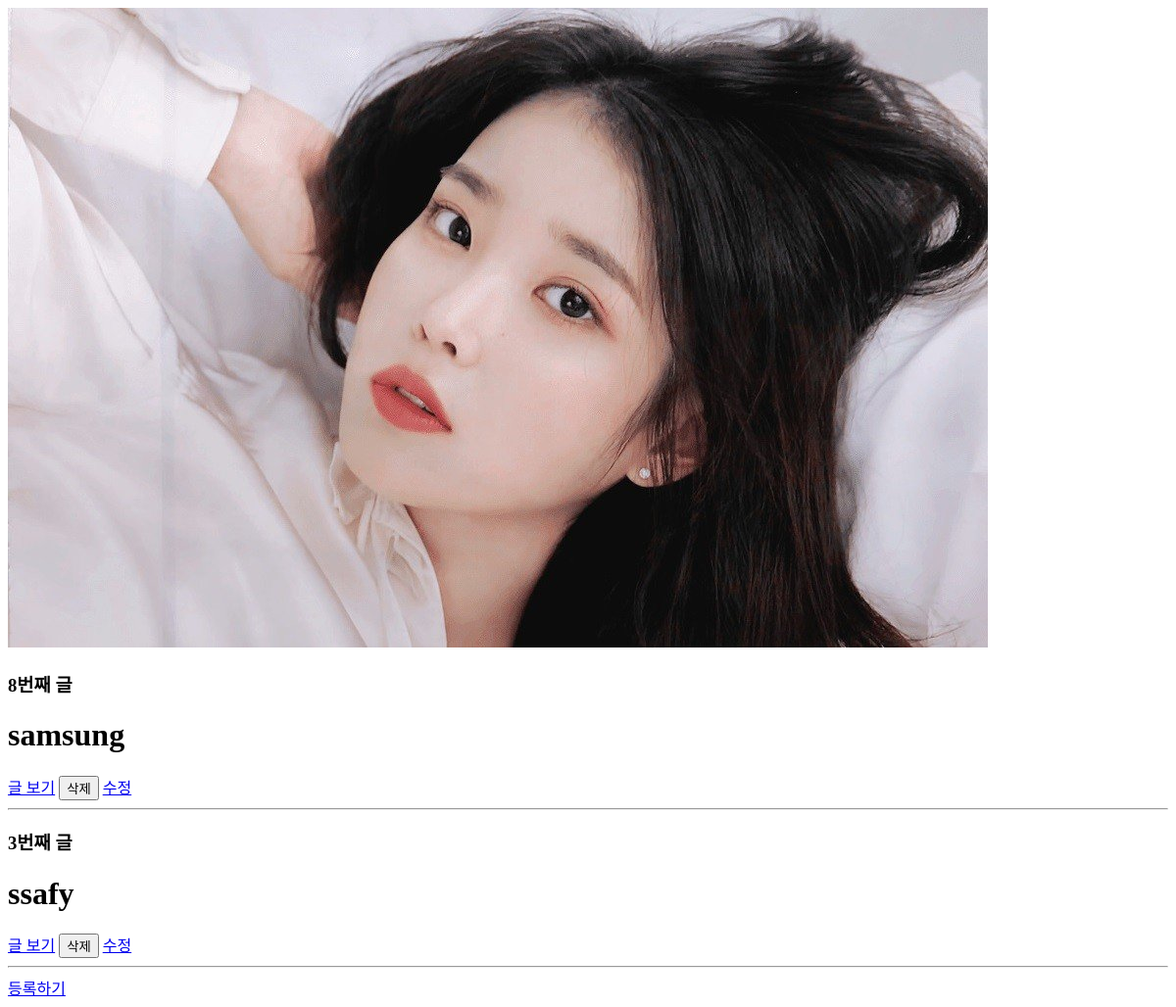
/boards/, run on an earlier commit of the app's database.
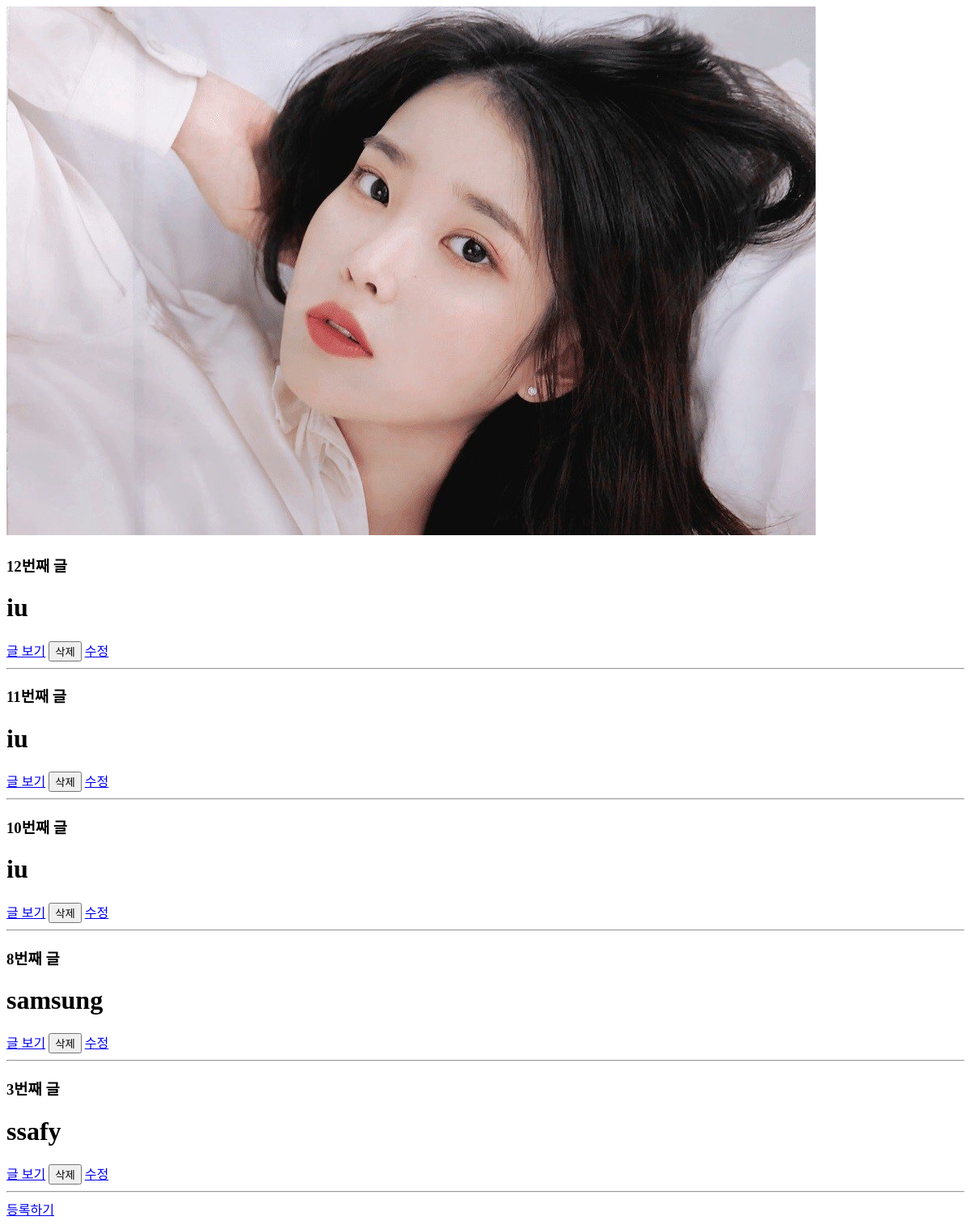
And on a later commit of the database.
### boards/models.py (models this page shows, shortened)
class Board(models.Model):
    title = models.CharField(max_length=30)
    content = models.TextField()
    image = models.ImageField(blank=True)
    created_at = models.DateTimeField(auto_now_add=True)
    updated_at = models.DateTimeField(auto_now=True)

### boards/views.py (the view)
# urls.py: path('', views.index, name='index'), # boards:index
def index(request):
    contents = Board.objects.order_by('-id')
    return render(request, 'boards/index.html', {'contents': contents})

### boards/templates/boards/index.html (shortened to what this page needs)
{% extends 'boards/base.html' %}
{% load static %}
{% block body %}
<img src="{% static 'iu.jpg' %}">
    {% for board in contents %}
        <h3>{{ board.pk }}번째 글</h3>
        <h1>{{ board.title }}</h1>
        <a href="{% url 'boards:detail' board.pk %}">글 보기</a>
        <form action="{% url 'boards:delete' board.pk %}" method="POST" style="display: inline" onsubmit="return confirm('삭제할거야?')">
            <input type="submit" value="삭제">
        </form>
        <a href="{% url 'boards:edit' board.pk %}">수정</a>
        <hr>
    {% endfor %}
    <a href="{% url 'boards:new' %}">등록하기</a>
{% endblock %}

### boards/templates/boards/base.html (shortened to what this page needs)
<!DOCTYPE html>
<html lang="en">
<head>
</head>
<body>
    {% block body %}
    {% endblock %}
</body>
</html>

What changed in the data, as far as the page shows it:
added Board: pk "12", title "iu"
added Board: pk "11", title "iu"
added Board: pk "10", title "iu"
